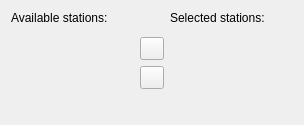
<?xml version="1.0" encoding="UTF-8"?>
<ui version="4.0">
 <class>StationSelectorUI</class>
 <widget class="QWidget" name="StationSelectorUI">
  <property name="geometry">
   <rect>
    <x>0</x>
    <y>0</y>
    <width>304</width>
    <height>125</height>
   </rect>
  </property>
  <layout class="QVBoxLayout" name="verticalLayout_3">
   <item>
    <layout class="QHBoxLayout" name="horizontalLayout">
     <item>
      <layout class="QVBoxLayout" name="verticalLayout">
       <item>
        <widget class="QLabel" name="labelAvailable">
         <property name="text">
          <string>Available stations:</string>
         </property>
         <property name="buddy">
          <cstring>listAvailable</cstring>
         </property>
        </widget>
       </item>
       <item>
        <widget class="RadioStationListView" name="listAvailable" native="true">
         <property name="sizePolicy">
          <sizepolicy hsizetype="Expanding" vsizetype="Expanding">
           <horstretch>0</horstretch>
           <verstretch>0</verstretch>
          </sizepolicy>
         </property>
         <property name="acceptDrops">
          <bool>true</bool>
         </property>
        </widget>
       </item>
      </layout>
     </item>
     <item>
      <layout class="QVBoxLayout">
       <item>
        <spacer name="spacer1">
         <property name="orientation">
          <enum>Qt::Vertical</enum>
         </property>
         <property name="sizeType">
          <enum>QSizePolicy::Expanding</enum>
         </property>
         <property name="sizeHint" stdset="0">
          <size>
           <width>20</width>
           <height>5</height>
          </size>
         </property>
        </spacer>
       </item>
       <item>
        <widget class="QToolButton" name="buttonToRight">
         <property name="text">
          <string/>
         </property>
        </widget>
       </item>
       <item>
        <widget class="QToolButton" name="buttonToLeft">
         <property name="text">
          <string/>
         </property>
        </widget>
       </item>
       <item>
        <spacer name="spacer2">
         <property name="orientation">
          <enum>Qt::Vertical</enum>
         </property>
         <property name="sizeType">
          <enum>QSizePolicy::Expanding</enum>
         </property>
         <property name="sizeHint" stdset="0">
          <size>
           <width>20</width>
           <height>5</height>
          </size>
         </property>
        </spacer>
       </item>
      </layout>
     </item>
     <item>
      <layout class="QVBoxLayout" name="verticalLayout_2">
       <item>
        <widget class="QLabel" name="labelSelected">
         <property name="text">
          <string>Selected stations:</string>
         </property>
         <property name="buddy">
          <cstring>listSelected</cstring>
         </property>
        </widget>
       </item>
       <item>
        <widget class="RadioStationListView" name="listSelected" native="true">
         <property name="sizePolicy">
          <sizepolicy hsizetype="Expanding" vsizetype="Expanding">
           <horstretch>0</horstretch>
           <verstretch>0</verstretch>
          </sizepolicy>
         </property>
         <property name="acceptDrops">
          <bool>true</bool>
         </property>
        </widget>
       </item>
      </layout>
     </item>
    </layout>
   </item>
  </layout>
 </widget>
 <customwidgets>
  <customwidget>
   <class>RadioStationListView</class>
   <extends>QWidget</extends>
   <header>radiostation-listview.h</header>
  </customwidget>
 </customwidgets>
 <resources/>
 <connections/>
</ui>
